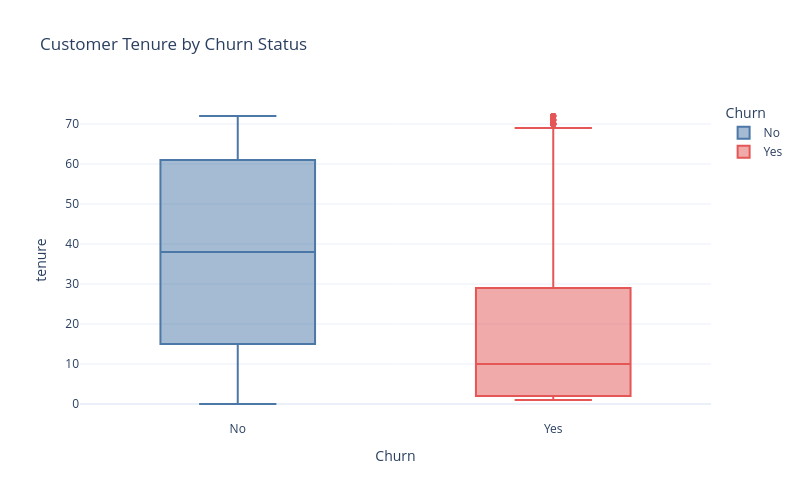

The notebook cell saved with this chart:
### Markdown cell above
### Does tenure influence churn?

### Code cell
fig = px.box(
    df,
    x="Churn",
    y="tenure",
    color="Churn",
    title="Customer Tenure by Churn Status",
    color_discrete_sequence=["#4C78A8", "#E45756"]
)

fig.update_layout(
    template="plotly_white",
    width=800,
    height=500
)

fig.show()

### Figure 1 — Plotly figure (JSON) as saved in the notebook; plotly's stock layout.template omitted (floating-point values rounded to 4 significant figures; data arrays with more than 128 entries replaced by an {"elided": "..."} marker saying what was removed)
{"data": [{"alignmentgroup": "True", "hovertemplate": "Churn=%{x}<br>tenure=%{y}<extra></extra>", "legendgroup": "No", "marker": {"color": "#4C78A8"}, "name": "No", "notched": false, "offsetgroup": "No", "orientation": "v", "showlegend": true, "type": "box", "x": {"elided": "5174 str values"}, "x0": " ", "xaxis": "x", "y": {"elided": "5174 int values"}, "y0": " ", "yaxis": "y"}, {"alignmentgroup": "True", "hovertemplate": "Churn=%{x}<br>tenure=%{y}<extra></extra>", "legendgroup": "Yes", "marker": {"color": "#E45756"}, "name": "Yes", "notched": false, "offsetgroup": "Yes", "orientation": "v", "showlegend": true, "type": "box", "x": {"elided": "1869 str values"}, "x0": " ", "xaxis": "x", "y": {"elided": "1869 int values"}, "y0": " ", "yaxis": "y"}], "layout": {"boxmode": "overlay", "height": 500, "legend": {"title": {"text": "Churn"}, "tracegroupgap": 0}, "title": {"text": "Customer Tenure by Churn Status"}, "width": 800, "xaxis": {"anchor": "y", "categoryarray": ["No", "Yes"], "categoryorder": "array", "domain": [0, 1], "title": {"text": "Churn"}}, "yaxis": {"anchor": "x", "domain": [0, 1], "title": {"text": "tenure"}}}}
